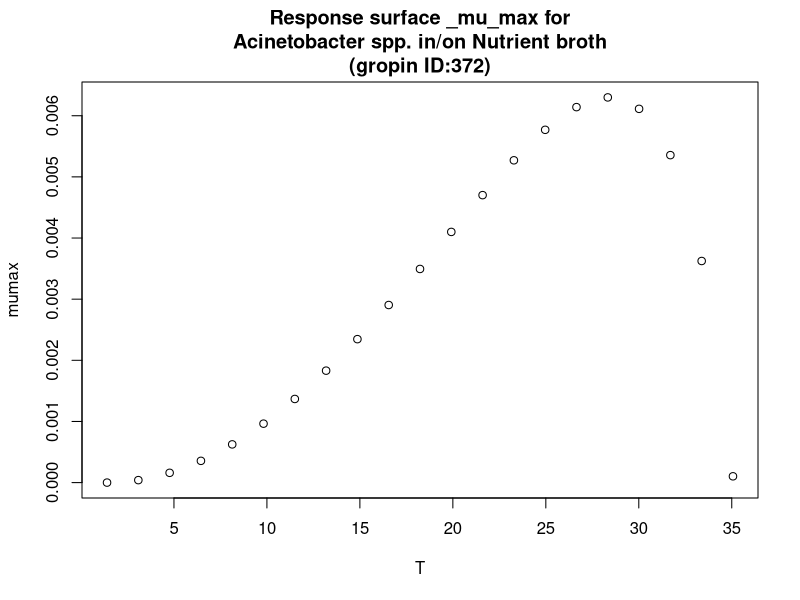

Write the R code that produced this figure.
#############################
# start of Parameter script
#############################
T <- seq(1.4014,35.0649350649351,length.out=21)
#############################
# end of Parameter script
#############################
############################# 
# start of Model script Gropin ID 372 
#############################
 
# constant coefficients for this model
 
variables <- data.frame(T)
argumentsPar <- unique.data.frame(expand.grid(variables))
 
# heart of the model
response_surface <- function(T) {
   mumax <-(6.3*(10^-3)*(T-35.1)*((T-1.4)^2))/((28.4-1.4)*((28.4-1.4)*(T-28.4)-(28.4-35.1)*(28.4+1.4-2*T)))

	return(mumax=mumax)
} 

# output parameters
responseSurface <- cbind(argumentsPar,response_surface(argumentsPar['T']))
colnames(responseSurface) <- c(colnames(argumentsPar),'mumax')
#############################
# End of Model script
#############################
############################# 
# start of Visualisation script Gropin ID 372 
#############################
titleText <-'Response surface _mu_max for
Acinetobacter spp. in/on Nutrient broth
(gropin ID:372)'
plot(T,responseSurface$'mumax',xlab='T',
                          ylab='mumax',main=titleText)
#############################
# End of Visualisation script
#############################
